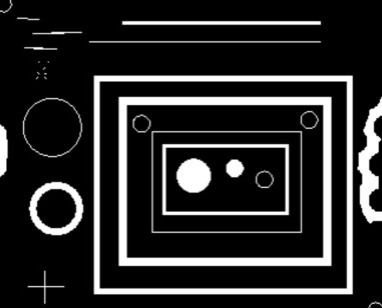
#> input picture img.jpeg, 382 x 308 px
$ python hist_equi,blur.py
#> lines starting #> are read from the running program, lines starting #| are printed output that depends on the picture
import cv2 as cv
import numpy as np
import matplotlib.pyplot as plt

img=cv.imread('img.jpeg');
#> img is the input picture: shape (308, 382, 3); min 0, max 255, mean 41.5
img=cv.cvtColor(img,cv.COLOR_BGR2GRAY);
#> img: shape (308, 382)
hist=cv.calcHist([img],[0],None,[256],[0,255])
#> hist = 256 values, max 76867 at index 0, min 0 at index 255, mean 434.2
cv.imshow('img',img)
plt.plot(hist)


img2=cv.equalizeHist(img)
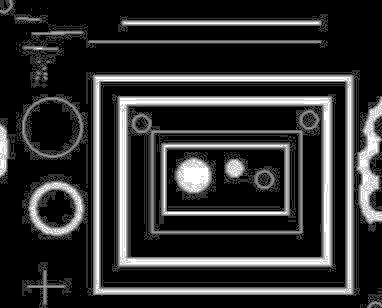
#> img2: shape (308, 382); min 0, max 255, mean 47.8
eq_hist=cv.calcHist([img2],[0],None,[256],[0,255])
#> eq_hist = 256 values, max 76867 at index 0, min 0 at index 1, mean 434.2
cv.imshow('equi img',img2)
plt.plot(eq_hist)
plt.show()
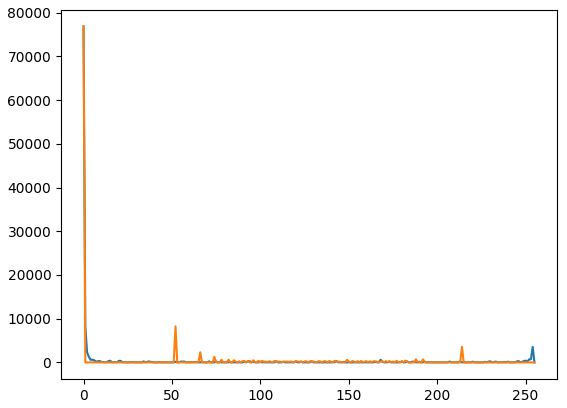
#> figure drawn by matplotlib, 1 panel; curve peaks at x = 0, y = 76867; curve peaks at x = 0, y = 76867

blur=cv.GaussianBlur(img,(9,9),cv.BORDER_DEFAULT)
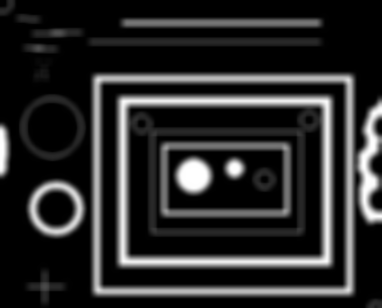
#> blur: shape (308, 382); min 0, max 255, mean 41.5
cv.imshow('blurred img',blur)

canny=cv.Canny(img,125,175)
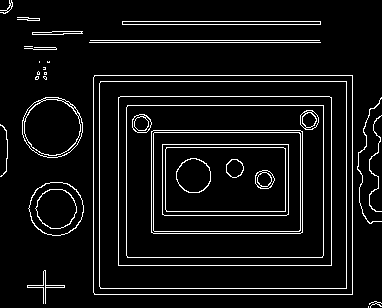
#> canny: shape (308, 382); 6.9% white in thin lines or dots
cv.imshow("edge detected img",canny)
cv.waitKey(0)
